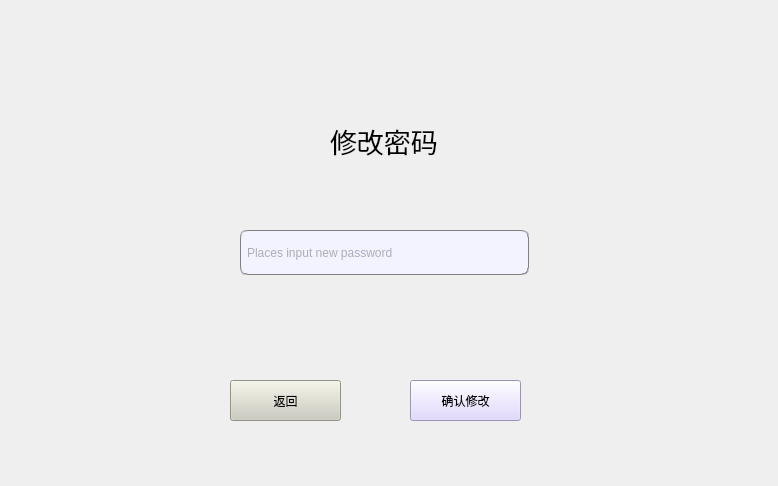
<?xml version="1.0" encoding="UTF-8"?>
<ui version="4.0">
 <class>stu_change_password</class>
 <widget class="QWidget" name="stu_change_password">
  <property name="geometry">
   <rect>
    <x>0</x>
    <y>0</y>
    <width>778</width>
    <height>486</height>
   </rect>
  </property>
  <property name="windowTitle">
   <string>Form</string>
  </property>
  <widget class="QPushButton" name="change_password_confirm">
   <property name="geometry">
    <rect>
     <x>470</x>
     <y>510</y>
     <width>111</width>
     <height>41</height>
    </rect>
   </property>
   <property name="styleSheet">
    <string notr="true">font: 16pt &quot;宋体&quot;;
background-color: rgb(218, 205, 255);</string>
   </property>
   <property name="text">
    <string>确认修改</string>
   </property>
  </widget>
  <widget class="QLabel" name="change_password_label">
   <property name="geometry">
    <rect>
     <x>330</x>
     <y>110</y>
     <width>141</width>
     <height>61</height>
    </rect>
   </property>
   <property name="font">
    <font>
     <family>宋体</family>
     <pointsize>20</pointsize>
    </font>
   </property>
   <property name="text">
    <string>修改密码</string>
   </property>
  </widget>
  <widget class="QLineEdit" name="change_password_new">
   <property name="geometry">
    <rect>
     <x>240</x>
     <y>230</y>
     <width>289</width>
     <height>45</height>
    </rect>
   </property>
   <property name="minimumSize">
    <size>
     <width>0</width>
     <height>45</height>
    </size>
   </property>
   <property name="styleSheet">
    <string notr="true">background-color: rgb(243, 243, 255);
border:1px groove gray;border-radius:
7px;padding:2px 4px;
font: 10pt &quot;宋体&quot;;
color: rgb(103, 103, 103);</string>
   </property>
   <property name="placeholderText">
    <string>Places input new password</string>
   </property>
  </widget>
  <widget class="QPushButton" name="change_password_return">
   <property name="geometry">
    <rect>
     <x>290</x>
     <y>510</y>
     <width>111</width>
     <height>41</height>
    </rect>
   </property>
   <property name="styleSheet">
    <string notr="true">font: 16pt &quot;宋体&quot;;
background-color: rgb(204, 204, 191);</string>
   </property>
   <property name="text">
    <string>返回</string>
   </property>
  </widget>
  <widget class="QPushButton" name="change_password_confirm_2">
   <property name="geometry">
    <rect>
     <x>410</x>
     <y>380</y>
     <width>111</width>
     <height>41</height>
    </rect>
   </property>
   <property name="styleSheet">
    <string notr="true">font: 16pt &quot;宋体&quot;;
background-color: rgb(218, 205, 255);</string>
   </property>
   <property name="text">
    <string>确认修改</string>
   </property>
  </widget>
  <widget class="QPushButton" name="change_password_return_2">
   <property name="geometry">
    <rect>
     <x>230</x>
     <y>380</y>
     <width>111</width>
     <height>41</height>
    </rect>
   </property>
   <property name="styleSheet">
    <string notr="true">font: 16pt &quot;宋体&quot;;
background-color: rgb(204, 204, 191);</string>
   </property>
   <property name="text">
    <string>返回</string>
   </property>
  </widget>
 </widget>
 <resources/>
 <connections/>
</ui>
